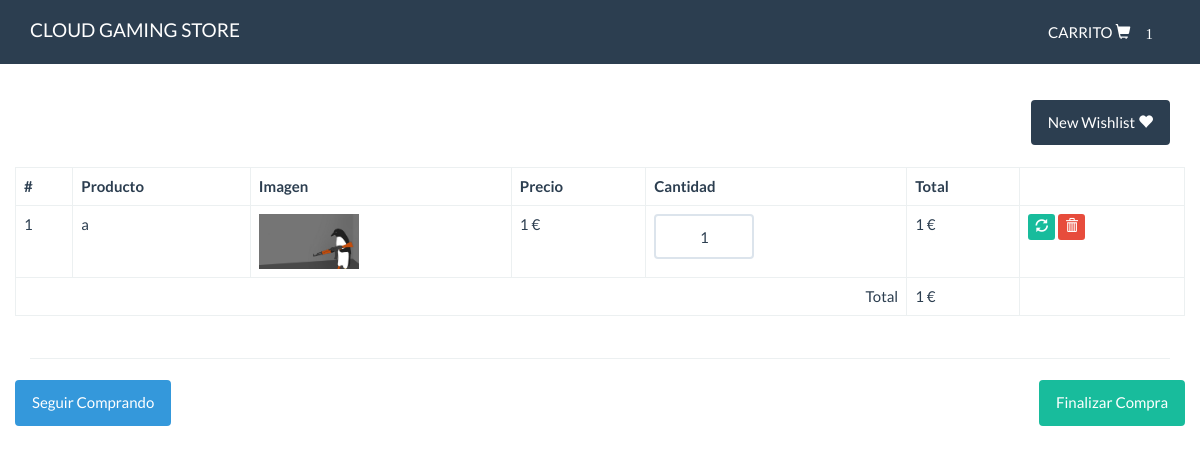
Page /TiendaOnline/carrito.php?ID_PRODUCTO=17 on the committed database.
### tables this page shows
CREATE TABLE `producto` (
  `ID_PRODUCTO` int(10) NOT NULL,
  `NOMBRE_PRODUCTO` varchar(50) NOT NULL,
  `DESCRIPCION` varchar(250) NOT NULL,
  `PRECIO` double NOT NULL,
  `STOCK` int(10) NOT NULL,
  `IMAGEN` varchar(100) NOT NULL,
  `CATEGORIA_ID_CATEGORIA` int(10) NOT NULL
);

### TiendaOnline/funciones.php (called while the page is built, shortened)
<?php
function calcularTotal(){
    $total = 0;
    if(isset($_SESSION['carrito'])){
        foreach($_SESSION['carrito'] as $indice => $value){
            $total += $value['PRECIO'] * $value['cantidad'];
        }
    }
    return $total;
}
function cantidadProducto(){
    $cantidad = 0;
    if(isset($_SESSION['carrito'])){
        foreach($_SESSION['carrito'] as $indice => $value){
           $cantidad++;
        }
    }
    return $cantidad;
}

### TiendaOnline/src/Producto.php (called while the page is built, shortened)
<?php
class Producto{
    private $cn = null;
    public function __construct(){
        $this->config = parse_ini_file(__DIR__.'/../config.ini') ;
        $this->cn = new \PDO( $this->config['dns'], $this->config['usuario'],$this->config['clave'],array(
            \PDO::MYSQL_ATTR_INIT_COMMAND => 'SET NAMES utf8'
        ));
    }
    public function mostrarPorId($id){
        $sql = "SELECT * FROM `producto` WHERE `ID_PRODUCTO`=:PRODUCTO_ID_PRODUCTO";
        $resultado = $this->cn->prepare($sql);
        $_array = array(
            ":PRODUCTO_ID_PRODUCTO" =>  $id
        );
        if($resultado->execute($_array))
            return $resultado->fetch();
        return false;
    }
}

### TiendaOnline/carrito.php (the view, shortened to what this page needs)
<?php
require 'funciones.php';
if(isset($_GET['ID_PRODUCTO']) && is_numeric($_GET['ID_PRODUCTO'])){
    $id = $_GET['ID_PRODUCTO'];
    $producto = new tonline\Producto;
    $resultado = $producto->mostrarPorId($id);
}
?>
<!DOCTYPE html>
<html lang="en">
<head>
    <link rel="stylesheet" href="assets/css/bootstrap.min.css">
    <link rel="stylesheet" href="assets/css/estilos.css">
</head>
<body>
    <nav class="navbar navbar-default navbar-fixed-top">
      <div class="container">
        <div class="navbar-header">
          <a class="navbar-brand" href="index.php">CLOUD GAMING STORE</a>
        </div>
        <div id="navbar" class="navbar-collapse collapse">
          <ul class="nav navbar-nav pull-right">
            <li>
              <a href="carrito.php" class="btn">CARRITO <span class="glyphicon glyphicon-shopping-cart"> <?php print cantidadProducto(); ?></span></a>
            </li>
          </ul>
        </div>
      </div>
    </nav>
    <div class="container" id="main">
        	<div class="row">
                <div class="col-md-12">
                    <div class="pull-right">
                        <a href="javascript:;" id="btnImprimir" class="btn btn-primary hidden-print">New Wishlist <span class="glyphicon glyphicon-heart"></a>
                    </div>
                </div>
    		</div>
            <br>
            <div class="row">
                <table class="table table-bordered table-hover">
                  <thead>
                    <tr>
                      <th>#</th>
                      <th>Producto</th>
                      <th>Imagen</th>
                      <th>Precio</th>
                      <th>Cantidad</th>
                      <th>Total</th>
                      <th></th>
                    </tr>
                  </thead>
                  <tbody>
                      <?php
                        if(isset($_SESSION['carrito']) && !empty($_SESSION['carrito'])){
                            $c=0;
                            foreach($_SESSION['carrito'] as $indice => $value){
                                $c++;
                                $total = $value['PRECIO'] * $value['cantidad'];
                      ?>
                        <tr>
                            <form action="actualizar_carrito.php" method="post">
                                <td><?php print $c ?></td>
                                <td><?php print $value['NOMBRE_PRODUCTO']  ?></td>
                                <td>
                                    <?php
                                        $foto = './'.$value['IMAGEN'];
                                        if(file_exists($foto)){
                                        ?>
                                        <img src="<?php print $foto; ?>" width="100">
                                    <?php }else{?>
                                        <img src="./upload/not-found.jpg" width="100">
                                    <?php }?>
                                </td>
                                <td><?php print $value['PRECIO']  ?> €</td>
                                <td>
                                    <input type="text" name="cantidad" class="form-control u-size-100" value="<?php print $value['cantidad'] ?>">
                                </td>
                                <td>
                                    <?php print $total  ?> €
                                </td>
                                <td>
                                    <button type="submit" class="btn btn-success btn-xs">
                                        <span class="glyphicon glyphicon-refresh"></span>
                                    </button>
                                    <a href="eliminar_carrito.php?ID_PRODUCTO=<?php print $value['ID_PRODUCTO']  ?>" class="btn btn-danger btn-xs">
                                        <span class="glyphicon glyphicon-trash"></span>
                                    </a>
                                </td>
                            </form>
                        </tr>
                    <?php
                        }
                        }else{
                    ?>
                        <tr>
                            <td colspan="7">NO HAY PRODUCTOS EN EL CARRITO</td>
                        </tr>
                    <?php
                        }
                    ?>
                </tbody>
                <tfoot>
                        <tr>
                            <td colspan="5" class="text-right">Total</td>
                            <td><?php print calcularTotal(); ?> €</td>
                            <td></td>
                        </tr>
                </tfoot>
                </table>
            </div>
            <hr>
            <?php
                if(isset($_SESSION['carrito']) && !empty($_SESSION['carrito'])){
            ?>
            <div class="row">
                    <div class="pull-left">
                        <a href="index.php" class="btn btn-info">Seguir Comprando</a>
                    </div>
                    <div class="pull-right">
                        <a href="finalizar.php" class="btn btn-success">Finalizar Compra</a>
                    </div>
            </div>
            <?php
                }
            ?>
    </div>
</body>
</html>

### TiendaOnline/assets/css/estilos.css (style rules this page uses)
#main { margin-top: 100px; }
.u-size-100 { width: 100px; text-align: center; }

### rows in the picture
producto: NOMBRE_PRODUCTO "a", IMAGEN (picture), PRECIO "1", cantidad "1"

### other values in the picture
cantidadProducto() "1"
calcularTotal() "1"
